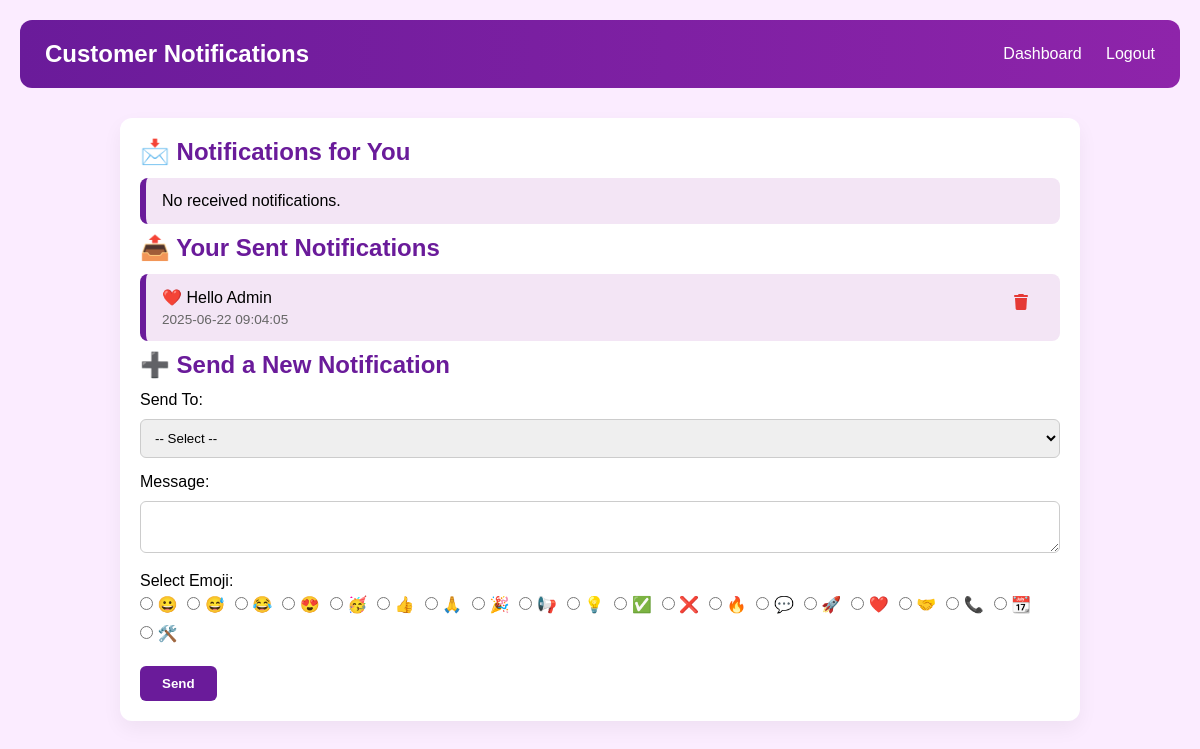
The page /CustomerNotification.php (signed in) on the database its author committed.
### tables this page shows
CREATE TABLE `notifications` (
  `id` int(11) NOT NULL,
  `sender_type` enum('admin','worker','customer') NOT NULL,
  `sender_id` int(11) NOT NULL,
  `recipient_type` enum('customer','worker','admin','all_customers','all_workers','all_admins') NOT NULL,
  `recipient_id` int(11) DEFAULT NULL,
  `message` text NOT NULL,
  `emoji` varchar(10) DEFAULT NULL,
  `sent_at` timestamp NOT NULL DEFAULT current_timestamp()
);

### CustomerNotification.php (the view, shortened to what this page needs)
<?php
$conn = new mysqli("localhost", "root", "", "home_service_db");
$customer_id = $_SESSION['customer_id'];
$receivedSQL = "SELECT * FROM notifications
                WHERE recipient_type IN ('customer', 'all_customers')
                AND (recipient_id = ? OR recipient_id IS NULL)
                ORDER BY sent_at DESC";
$receivedStmt = $conn->prepare($receivedSQL);
$receivedStmt->bind_param("i", $customer_id);
$receivedStmt->execute();
$receivedResult = $receivedStmt->get_result();
$sentSQL = "SELECT * FROM notifications
            WHERE sender_type = 'customer' AND sender_id = ?
            ORDER BY sent_at DESC";
$sentStmt = $conn->prepare($sentSQL);
$sentStmt->bind_param("i", $customer_id);
$sentStmt->execute();
$sentResult = $sentStmt->get_result();
?>
<!DOCTYPE html>
<html>
<head>
    <link rel="stylesheet" href="https://cdnjs.cloudflare.com/ajax/libs/font-awesome/6.5.0/css/all.min.css">
</head>
<body>
<header>
    <h1>Customer Notifications</h1>
    <nav>
        <a href="CustomerDashboard1.php">Dashboard</a>
        <a href="CustomerLogout1.php">Logout</a>
    </nav>
</header>
<div class="container">
    <h2>📩 Notifications for You</h2>
    <ul>
        <?php if ($receivedResult->num_rows > 0): ?>
            <?php while ($row = $receivedResult->fetch_assoc()): ?>
                <li>
                    <?= htmlspecialchars($row['emoji']) ?> <?= htmlspecialchars($row['message']) ?>
                    <time><?= $row['sent_at'] ?></time>
                </li>
            <?php endwhile; ?>
        <?php else: ?>
            <li>No received notifications.</li>
        <?php endif; ?>
    </ul>
    <h2>📤 Your Sent Notifications</h2>
    <ul>
        <?php if ($sentResult->num_rows > 0): ?>
            <?php while ($row = $sentResult->fetch_assoc()): ?>
                <li>
                    <?= htmlspecialchars($row['emoji']) ?> <?= htmlspecialchars($row['message']) ?>
                    <time><?= $row['sent_at'] ?></time>
                    <form method="POST" style="display:inline;" onsubmit="return confirm('Delete this message?');">
                        <button type="submit" class="delete-btn" title="Delete"><i class="fas fa-trash"></i></button>
                    </form>
                </li>
            <?php endwhile; ?>
        <?php else: ?>
            <li>No sent notifications.</li>
        <?php endif; ?>
    </ul>
    <h2>➕ Send a New Notification</h2>
    <form method="POST">
        <label>Send To:</label>
        <select name="recipient_type" required>
            <option value="">-- Select --</option>
        </select>
        <label>Message:</label>
        <textarea name="message" required></textarea>
        <label>Select Emoji:</label><br>
        <?php
        $emojis = ["😀", "😅", "😂", "😍", "🥳", "👍", "🙏", "🎉", "📢", "💡", "✅", "❌", "🔥", "💬", "🚀", "❤️", "🤝", "📞", "📆", "🛠️"];
        foreach ($emojis as $e) {
            echo "<label class='emoji-option'><input type='radio' name='emoji' value='$e' required> $e</label>";
        }
        ?>
        <br><br>
        <button type="submit" name="send_notification">Send</button>
    </form>
</div>
</body>
</html>

### CustomerNotification.php (style rules this page uses)
:root { --primary-color: #6a1b9a; --secondary-color: #8e24aa; --background-color: #f3e5f5; --text-color: #333; --danger-color: #e53935; --light-color: #ffffff; --hover-purple: #7b1fa2; --font-family: 'Segoe UI', Tahoma, Geneva, Verdana, sans-serif; }
* { box-sizing: border-box; margin: 0; padding: 0; }
body { font-family: Arial, sans-serif; background: #fbecff; padding: 20px; }
header { background: linear-gradient(to right, var(--primary-color), var(--secondary-color)); color: white; padding: 20px 25px; display: flex; justify-content: space-between; align-items: center; flex-wrap: wrap; animation: slideDown 0.6s ease-in-out; border-radius: 12px; }
header h1 { font-size: 1.5rem; font-weight: 600; }
header nav a { color: white; margin-left: 20px; text-decoration: none; font-weight: 500; transition: color 0.3s; }
.container { max-width: 960px; margin: 30px auto; padding: 20px; background: white; border-radius: 12px; box-shadow: 0 8px 20px rgba(0, 0, 0, 0.05); animation: fadeInUp 1s ease-in-out; }
h2 { margin-bottom: 12px; color: var(--primary-color); }
ul { list-style: none; padding: 0; margin-top: 10px; }
li { background: var(--background-color); margin: 10px 0; padding: 14px 16px; border-left: 6px solid var(--primary-color); border-radius: 8px; position: relative; transition: transform 0.2s ease, box-shadow 0.2s ease; }
time { font-size: 0.85rem; color: #666; display: block; margin-top: 5px; }
form textarea, form select { width: 100%; padding: 10px; margin-top: 10px; margin-bottom: 15px; border: 1px solid #ccc; border-radius: 6px; transition: border 0.3s ease; }
form button { background-color: var(--primary-color); color: white; padding: 10px 22px; font-weight: bold; border: none; border-radius: 6px; cursor: pointer; transition: background 0.3s ease, transform 0.2s ease; }
.emoji-option { margin: 5px 10px 5px 0; display: inline-block; cursor: pointer; transition: transform 0.2s; }
.delete-btn { position: absolute; top: 10px; right: 10px; background: none; border: none; color: var(--danger-color); font-size: 1rem; cursor: pointer; transition: transform 0.2s ease; }

### rows shown on the page
notifications: emoji "❤️", message "Hello Admin", sent_at "2025-06-22 09:04:05"

### other values the page prints
$e "😀"
$e "😅"
$e "😂"
$e "😍"
$e "🥳"
$e "👍"
$e "🙏"
$e "🎉"
$e "📢"
$e "💡"
$e "✅"
$e "❌"
$e "🔥"
$e "💬"
$e "🚀"
